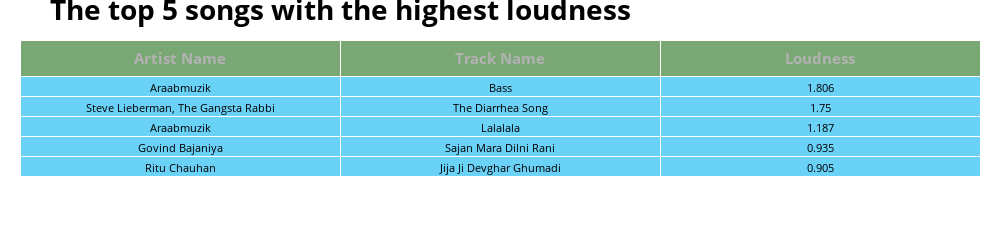

The notebook cell this image was saved under:
### Code cell
sorted_df_by_loudness = filtered_df.sort_values(by = 'loudness', ascending = False)

top_5_artists = [name.title().replace('_', ' ') for name in sorted_df_by_loudness['artist_name'][0:5].to_list()]
top_5_tracks = [name.title().replace('_', ' ') for name in sorted_df_by_loudness['track_name'][0:5].to_list()]

table = go.Figure(data = [go.Table(
    
    header = dict(values = ['<b>Artist Name</b>', '<b>Track Name</b>', '<b>Loudness</b>'],
                  fill_color = '#7AA874',
                  font = dict(
                  
                      color = ['#b2b2b2', '#b2b2b2', '#b2b2b2'],
                      size = 15
                  
                  ),
                  align = 'center'),
    
    cells = dict(values = [top_5_artists, top_5_tracks, sorted_df_by_loudness['loudness'][0:5]],
                           fill_color = '#6ad1f7',
                           font = dict(
                  
                           color = ['#000000', '#000000', '#000000'],
                           size = 11
                  
                           ),
                           align = 'center'))
                         
])
table.update_layout(
    
    title = {
        
        'text' : '<b>The top 5 songs with the highest loudness</b>',
        'font' : {     
            'size' : 28,
            'color' : '#000000',
        }
        
    },
    width = 1000,
    height = 200,
    margin = dict(l = 20, r = 20, t = 40, b = 20)

)

table.show()

### Figure 1 — Plotly figure (JSON) as saved in the notebook; plotly's stock layout.template omitted (floating-point values rounded to 4 significant figures)
{"data": [{"cells": {"align": "center", "fill": {"color": "#6ad1f7"}, "font": {"color": ["#000000", "#000000", "#000000"], "size": 11}, "values": [["Araabmuzik", "Steve Lieberman, The Gangsta Rabbi", "Araabmuzik", "Govind Bajaniya", "Ritu Chauhan"], ["Bass", "The Diarrhea Song", "Lalalala", "Sajan Mara Dilni Rani", "Jija Ji Devghar Ghumadi"], [1.806, 1.75, 1.187, 0.935, 0.905]]}, "header": {"align": "center", "fill": {"color": "#7AA874"}, "font": {"color": ["#b2b2b2", "#b2b2b2", "#b2b2b2"], "size": 15}, "values": ["<b>Artist Name</b>", "<b>Track Name</b>", "<b>Loudness</b>"]}, "type": "table"}], "layout": {"height": 200, "margin": {"b": 20, "l": 20, "r": 20, "t": 40}, "title": {"font": {"color": "#000000", "size": 28}, "text": "<b>The top 5 songs with the highest loudness</b>"}, "width": 1000}}
